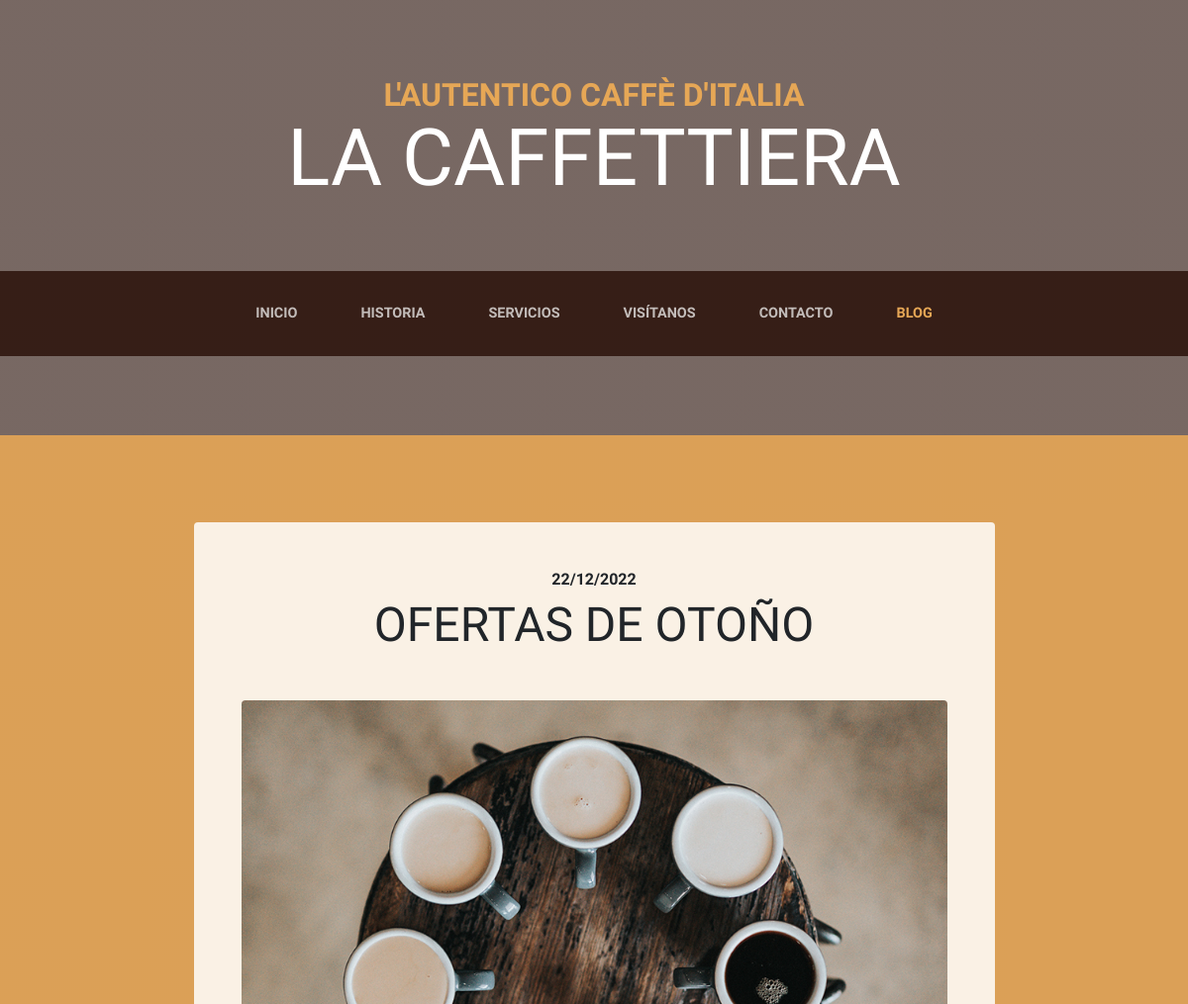
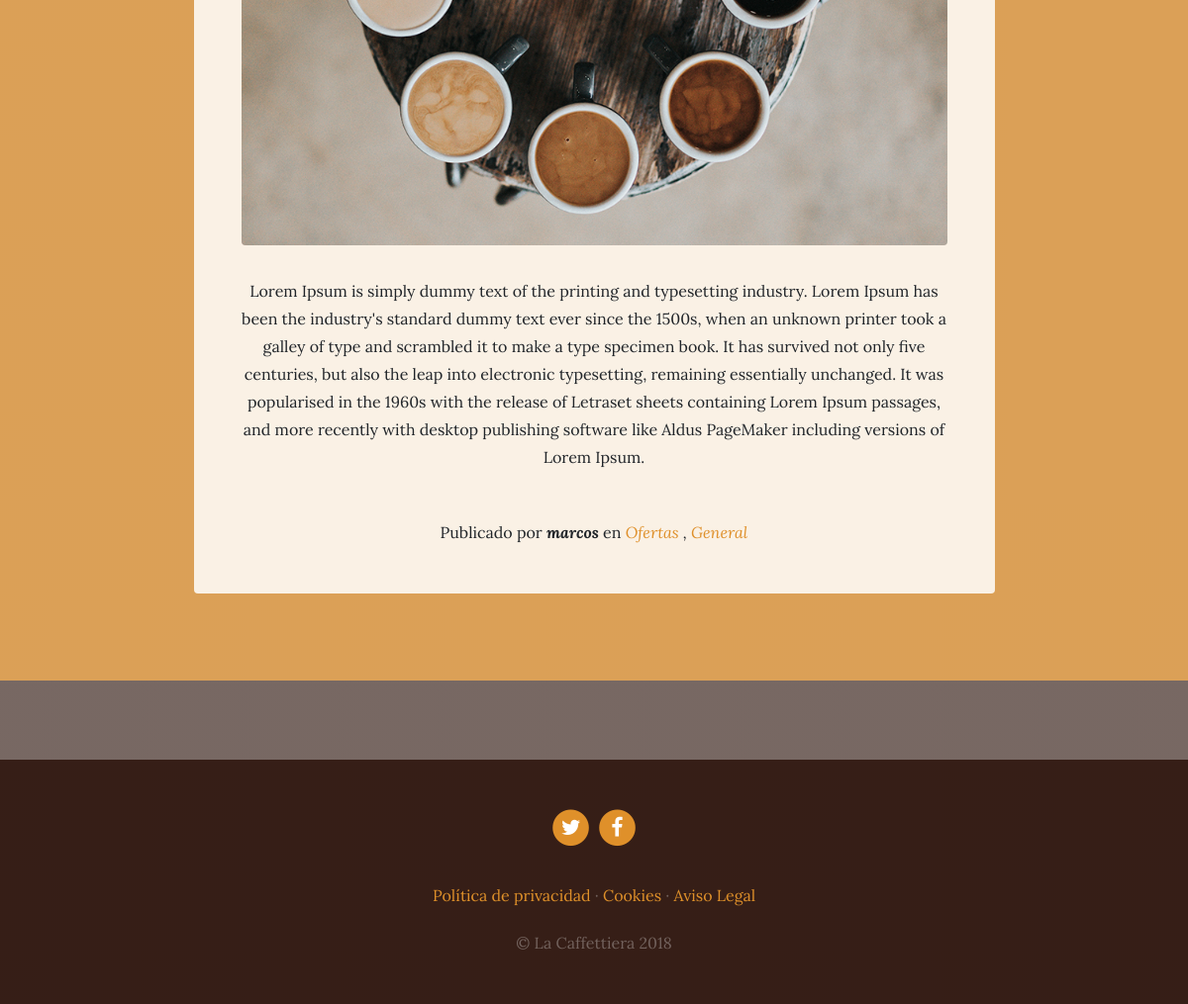
Screenshot of /blog/ with the database file from the repository (2 pictures, top to bottom).
### blog/models.py (models this page shows, shortened)
class Post(models.Model):
    title = models.CharField(max_length=200, verbose_name = 'Título')
    content = models.TextField(verbose_name='Contenido')
    published = models.DateTimeField(verbose_name='Fecha de publicación', default=now)
    image = models.ImageField(verbose_name='Imagen', upload_to='blog', blank=True, null=True)
    author = models.ForeignKey(User, on_delete=models.CASCADE, verbose_name = 'Autor')
    categories = models.ManyToManyField(Category, verbose_name = 'Categorías', related_name='get_posts')
    created = models.DateTimeField(auto_now_add=True, verbose_name='Fecha de creación')
    updated = models.DateTimeField(auto_now=True, verbose_name = 'Fecha de modificación')
    class Meta:
        verbose_name = ("Publicación")
        verbose_name_plural = ("Publicaciones")
        ordering = ['-created']

class Category(models.Model):
    name = models.CharField(max_length=100, verbose_name='Categoría')
    created = models.DateTimeField(auto_now_add=True, verbose_name='Fecha de creación')
    updated = models.DateTimeField(auto_now=True, verbose_name = 'Fecha de modificación')
    class Meta:
        verbose_name = 'Categoría'
        verbose_name_plural = 'Categorías'
        ordering = ['-created']

### pages/models.py (models this page shows, shortened)
class Page(models.Model):
    title = models.CharField(verbose_name="Título", max_length=200)
    content = RichTextField(verbose_name="Contenido")
    order = models.SmallIntegerField(verbose_name='Orden', default=0)
    created = models.DateTimeField(verbose_name="Fecha de creación", auto_now_add=True)
    updated = models.DateTimeField(verbose_name="Fecha de modificación", auto_now=True)
    class Meta:
        verbose_name = ("Página")
        verbose_name_plural = ("Páginas")
        ordering = ["order","title"]

### blog/views.py (the view)
# urls.py: path('', views.blog, name='blog'),
def blog(request):
    posts = Post.objects.all()
    result = {
        "posts": posts
    }
    return render(request, 'blog/blog.html', result)

### pages/templatetags/pages_extras.py (called while the page is built)
@register.simple_tag
def get_page_list():
    pages = Page.objects.all()
    return pages

### social/processors.py (called while the page is built)
def ctx_link(request):
    ctx = {}
    links = Link.objects.filter(url__isnull=False)
    for link in links:
        ctx[link.key] = link.url
    return ctx

### blog/templates/blog/blog.html (shortened to what this page needs)
{% extends "core/base.html" %}
{% block section %}
{% load static %}
{% for post in posts%}
<section class="page-section cta">
  <div class="container">
    <div class="row">
      <div class="col-xl-9 mx-auto">
        <div class="cta-innerv text-center rounded">
          <h2 class="section-heading mb-5">
            <span class="section-heading-upper">{{post.published|date:"SHORT_DATE_FORMAT" }}</span>
            <span class="section-heading-lower">{{post.title}}</span>
          </h2>
          <p class="mb-0">
            <img class="mx-auto d-flex rounded img-fluid mb-3 mb-lg-0" src="{{post.image.url}}" alt="">
          </p>
          <p class="mb-0 mbt">
            {{post.content | linebreaks}}
          </p>
          <p class="mb-0 mbt">
            <span class="section-heading-under">Publicado por <em><b>{{post.author}}</b></em> en
            <em>
              {% for category in post.categories.all %}
              <a href="{% url 'category' category.id %}" class='link'>
                {{category.name}}</a>
                {% if not forloop.last %},
                {% endif %}
              {% endfor %}
            </em></span>
          </p>
        </div>
      </div>
    </div>
  </div>
</section>
{% endfor %}
{% endblock section %}

### core/templates/core/base.html (shortened to what this page needs)
<!DOCTYPE html>
<html lang="es">
  <head>
    {% load static %}
    <link href="{% static 'core/vendor/bootstrap/css/bootstrap.min.css' %}" rel="stylesheet">
    <link href="{% static 'core/vendor/font-awesome/css/font-awesome.min.css' %}" rel="stylesheet" type="text/css">
    <link href="{% static 'core/css/business-casual.css' %}" rel="stylesheet">
  </head>
  <body>
    <h1 class="site-heading text-center text-white d-none d-lg-block">
      <span class="site-heading-upper text-primary mb-3">L'autentico caffè d'italia</span>
      <span class="site-heading-lower">La Caffettiera</span>
      <br>
    </h1>
    <nav class="navbar navbar-expand-lg navbar-dark py-lg-4" id="mainNav">
      <div class="container">
        <div class="collapse navbar-collapse" id="navbarResponsive">
          <ul class="navbar-nav mx-auto">
            <li class="nav-item px-lg-4 {% if request.path == '/' %} active {% endif %}">
              <a class="nav-link text-uppercase text-expanded" href="{% url 'home' %}">Inicio</a>
            </li>
            <li class="nav-item px-lg-4 {% if request.path == '/about/' %}active{% endif %}">
              <a class="nav-link text-uppercase text-expanded" href="{% url 'about' %}">Historia</a>
            </li>
            <li class="nav-item px-lg-4 {% if request.path == '/services/' %}active{% endif %}">
              <a class="nav-link text-uppercase text-expanded" href="{% url 'services' %}">Servicios</a>
            </li>
            <li class="nav-item px-lg-4 {% if request.path == '/store/' %}active{% endif %}">
              <a class="nav-link text-uppercase text-expanded" href="{% url 'store' %}">Visítanos</a>
            </li>
            <li class="nav-item px-lg-4 {% if request.path == '/contact/' %}active{% endif %}">
              <a class="nav-link text-uppercase text-expanded" href="{% url 'contact' %}">Contacto</a>
            </li>
            <li class="nav-item px-lg-4 {% if request.path|slice:":6" == '/blog/' %}active{% endif %}">
              <a class="nav-link text-uppercase text-expanded" href="{% url 'blog' %}">Blog</a>
            </li>
          </ul>
        </div>
      </div>
    </nav>
    {% block section %}{% endblock section %}
    <footer class="footer text-faded text-center py-5">
        <div class="container">
          <p class="m-0">
              {% if LINK_TWITTER %}
              <a href="{{LINK_TWITTER}}" class="link">
                <span class="fa-stack fa-lg">
                  <i class="fa fa-circle fa-stack-2x"></i>
                  <i class="fa fa-twitter fa-stack-1x fa-inverse"></i>
                </span>
              </a>
              {% endif %}
              {% if LINK_FACEBOOK %}
              <a href="{{LINK_FACEBOOK}}" class="link">
                <span class="fa-stack fa-lg">
                  <i class="fa fa-circle fa-stack-2x"></i>
                  <i class="fa fa-facebook fa-stack-1x fa-inverse"></i>
                </span>
              </a>
              {% endif %}
          </p>
          <p class="m-0 mbt">
            {% load pages_extras %}
            {% get_page_list as page_list %}
            {% for page in page_list %}
              <a href="{% url 'page' page.id %}" class="link">{{page.title}}</a> {% if not forloop.last %}·{% endif %}
            {% endfor %}
            </p>
          <p class="m-0 mbt1">&copy; La Caffettiera 2018</p>
        </div>
      </footer>
  </body>
</html>

### core/static/core/css/business-casual.css (style rules this page uses)
body { font-family: 'Lora'; background: linear-gradient(rgba(47, 23, 15, 0.65), rgba(47, 23, 15, 0.65)), url("../img/bg.jpg"); background-attachment: fixed; background-position: center; background-size: cover; }
h1, h2, h3, h4, h5, h6 { font-family: 'Raleway'; }
p { line-height: 1.75; }
.text-faded { color: rgba(255, 255, 255, 0.3); }
.site-heading { margin-top: 5rem; margin-bottom: 5rem; text-transform: uppercase; line-height: 1; font-family: 'Raleway'; }
.site-heading .site-heading-upper { display: block; font-size: 2rem; font-weight: 800; }
.site-heading .site-heading-lower { font-size: 5rem; font-weight: 100; line-height: 4rem; }
.page-section { margin-top: 5rem; margin-bottom: 5rem; }
.section-heading { text-transform: uppercase; }
.section-heading .section-heading-upper { display: block; font-size: 1rem; font-weight: 800; padding-bottom:.5rem; }
.section-heading .section-heading-lower { display: block; font-size: 3rem; font-weight: 100; }
#mainNav { background-color: rgba(47, 23, 15, 0.9); font-family: 'Raleway'; }
#mainNav .navbar-nav .nav-item .nav-link { color: rgba(255, 255, 255, 0.7); font-weight: 800; }
#mainNav .navbar-nav .nav-item.active .nav-link { color: #e6a756; }
@media (min-width: 992px) { #mainNav .navbar-nav .nav-item .nav-link { font-size: 0.9rem; } }
.cta { padding-top: 5rem; padding-bottom: 5rem; background-color: rgba(230, 167, 86, 0.9); }
.cta .cta-innerv { position: relative; padding: 3rem; margin: 0.5rem; background-color: rgba(255, 255, 255, 0.85); }
.footer { background-color: rgba(47, 23, 15, 0.9); }
.text-primary { color: #e6a756 !important; }
.mbt { padding-top: 2rem; }
.mbt1 { padding-top: 1.25rem; }
a.link { color: #df902a; }

### rows the page displays
Post: published "22/12/2022", title "OFERTAS DE OTOÑO", image (picture), content "Lorem Ipsum is simply dummy text of the printing and typesetting industry. Lorem Ipsum has been the industry's standard dummy text ever since the 1500s, when an unknown printer took a galley of type and scrambled it to make a type specimen book. It has survived not only five centuries, but also the leap into electronic typesetting, remaining essentially unchanged. It was popularised in the 1960s with the release of Letraset sheets containing Lorem Ipsum passages, and more recently with desktop publishing software like Aldus PageMaker including versions of Lorem Ipsum.", author "marcos"
Category: name "Ofertas"
Category: name "General"
Page: title "Política de privacidad"
Page: title "Cookies"
Page: title "Aviso Legal"
